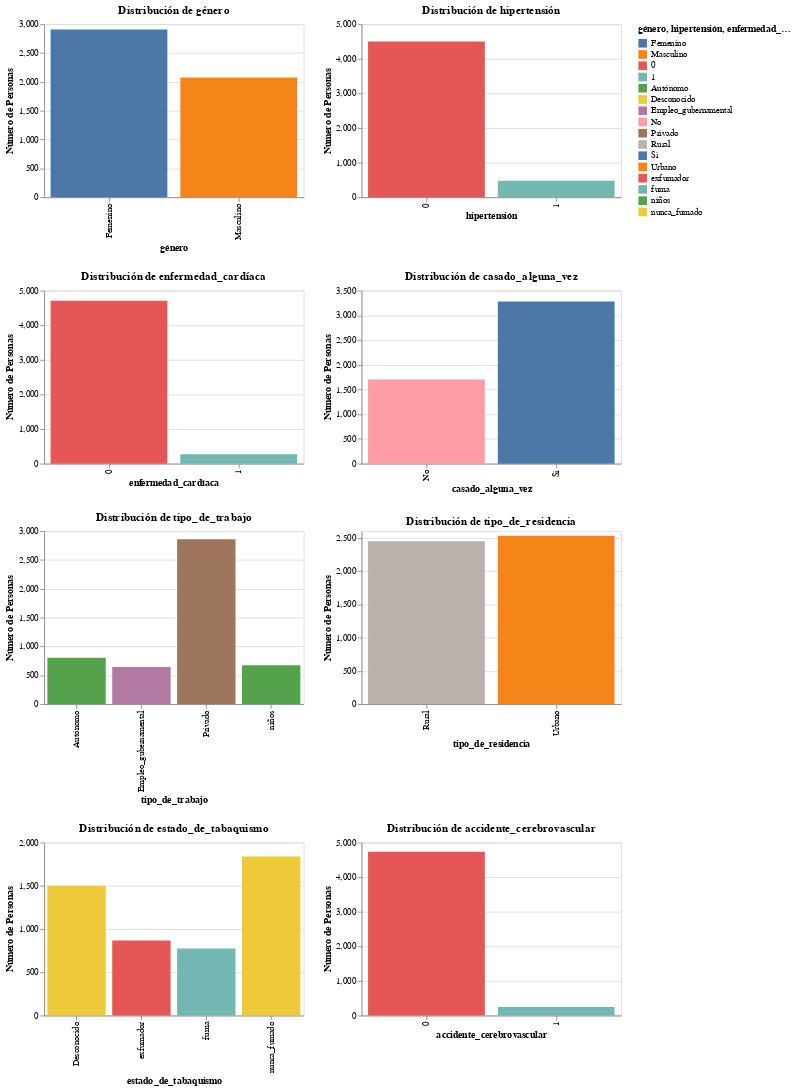

Notebook code for this chart:
### Code cell
# Inicializar una lista vacía para almacenar las filas de gráficos
rows = []

# Lista de columnas categóricas en el DataFrame traducido
categorical_columns_translated = ['género', 'hipertensión', 'enfermedad_cardíaca', 'casado_alguna_vez', 'tipo_de_trabajo', 'tipo_de_residencia', 'estado_de_tabaquismo', 'accidente_cerebrovascular']

# Función para crear un gráfico de barras para una columna categórica
def create_bar_chart(column, data):
    column_count = data[column].value_counts().reset_index()
    column_count.columns = [column, 'Número de Personas']
    
    return alt.Chart(column_count).mark_bar().encode(
        x=alt.X(f"{column}:N", title=column),
        y=alt.Y('Número de Personas:Q'),
        color=alt.Color(f"{column}:N", legend=alt.Legend(title=column))
    ).properties(
        title=f'Distribución de {column}',
        width=300,
        height=200
    )

# Dividir las columnas en grupos de 2 para cada fila
for i in range(0, len(categorical_columns_translated), 2):
    charts = [create_bar_chart(column, stroke_data_translated) for column in categorical_columns_translated[i:i+2]]
    rows.append(alt.hconcat(*charts))

# Concatenar las filas para formar una grilla
grid = alt.vconcat(*rows)

grid

### Figure 1 — Vega-Lite specification as saved in the notebook (floating-point values rounded to 4 significant figures)
{"config": {"view": {"continuousWidth": 300, "continuousHeight": 300}}, "vconcat": [{"hconcat": [{"data": {"name": "data-a243ccfce6d565add5388bfd7881250f"}, "mark": {"type": "bar"}, "encoding": {"color": {"field": "género", "legend": {"title": "género"}, "type": "nominal"}, "x": {"field": "género", "title": "género", "type": "nominal"}, "y": {"field": "Número de Personas", "type": "quantitative"}}, "height": 200, "title": "Distribución de género", "width": 300}, {"data": {"name": "data-21f360f48cce0e0d37189102e1afe981"}, "mark": {"type": "bar"}, "encoding": {"color": {"field": "hipertensión", "legend": {"title": "hipertensión"}, "type": "nominal"}, "x": {"field": "hipertensión", "title": "hipertensión", "type": "nominal"}, "y": {"field": "Número de Personas", "type": "quantitative"}}, "height": 200, "title": "Distribución de hipertensión", "width": 300}]}, {"hconcat": [{"data": {"name": "data-21a58c8773d2c6e71a53312a8e4e0c44"}, "mark": {"type": "bar"}, "encoding": {"color": {"field": "enfermedad_cardíaca", "legend": {"title": "enfermedad_cardíaca"}, "type": "nominal"}, "x": {"field": "enfermedad_cardíaca", "title": "enfermedad_cardíaca", "type": "nominal"}, "y": {"field": "Número de Personas", "type": "quantitative"}}, "height": 200, "title": "Distribución de enfermedad_cardíaca", "width": 300}, {"data": {"name": "data-16dfda2016b7338640abb14e34dc5146"}, "mark": {"type": "bar"}, "encoding": {"color": {"field": "casado_alguna_vez", "legend": {"title": "casado_alguna_vez"}, "type": "nominal"}, "x": {"field": "casado_alguna_vez", "title": "casado_alguna_vez", "type": "nominal"}, "y": {"field": "Número de Personas", "type": "quantitative"}}, "height": 200, "title": "Distribución de casado_alguna_vez", "width": 300}]}, {"hconcat": [{"data": {"name": "data-e0bc9d66d31d268ba6fdde7879ac3aa6"}, "mark": {"type": "bar"}, "encoding": {"color": {"field": "tipo_de_trabajo", "legend": {"title": "tipo_de_trabajo"}, "type": "nominal"}, "x": {"field": "tipo_de_trabajo", "title": "tipo_de_trabajo", "type": "nominal"}, "y": {"field": "Número de Personas", "type": "quantitative"}}, "height": 200, "title": "Distribución de tipo_de_trabajo", "width": 300}, {"data": {"name": "data-7b6e7d4d06fbc68f76edc7326a1900aa"}, "mark": {"type": "bar"}, "encoding": {"color": {"field": "tipo_de_residencia", "legend": {"title": "tipo_de_residencia"}, "type": "nominal"}, "x": {"field": "tipo_de_residencia", "title": "tipo_de_residencia", "type": "nominal"}, "y": {"field": "Número de Personas", "type": "quantitative"}}, "height": 200, "title": "Distribución de tipo_de_residencia", "width": 300}]}, {"hconcat": [{"data": {"name": "data-1d65cbc5267adf319fba400998cd6772"}, "mark": {"type": "bar"}, "encoding": {"color": {"field": "estado_de_tabaquismo", "legend": {"title": "estado_de_tabaquismo"}, "type": "nominal"}, "x": {"field": "estado_de_tabaquismo", "title": "estado_de_tabaquismo", "type": "nominal"}, "y": {"field": "Número de Personas", "type": "quantitative"}}, "height": 200, "title": "Distribución de estado_de_tabaquismo", "width": 300}, {"data": {"name": "data-320afbf350923ed33158acb6893d22f0"}, "mark": {"type": "bar"}, "encoding": {"color": {"field": "accidente_cerebrovascular", "legend": {"title": "accidente_cerebrovascular"}, "type": "nominal"}, "x": {"field": "accidente_cerebrovascular", "title": "accidente_cerebrovascular", "type": "nominal"}, "y": {"field": "Número de Personas", "type": "quantitative"}}, "height": 200, "title": "Distribución de accidente_cerebrovascular", "width": 300}]}], "$schema": "https://vega.github.io/schema/vega-lite/v5.8.0.json", "datasets": {"data-a243ccfce6d565add5388bfd7881250f": [{"género": "Femenino", "Número de Personas": 2907}, {"género": "Masculino", "Número de Personas": 2074}], "data-21f360f48cce0e0d37189102e1afe981": [{"hipertensión": 0, "Número de Personas": 4502}, {"hipertensión": 1, "Número de Personas": 479}], "data-21a58c8773d2c6e71a53312a8e4e0c44": [{"enfermedad_cardíaca": 0, "Número de Personas": 4706}, {"enfermedad_cardíaca": 1, "Número de Personas": 275}], "data-16dfda2016b7338640abb14e34dc5146": [{"casado_alguna_vez": "Sí", "Número de Personas": 3280}, {"casado_alguna_vez": "No", "Número de Personas": 1701}], "data-e0bc9d66d31d268ba6fdde7879ac3aa6": [{"tipo_de_trabajo": "Privado", "Número de Personas": 2860}, {"tipo_de_trabajo": "Autónomo", "Número de Personas": 804}, {"tipo_de_trabajo": "niños", "Número de Personas": 673}, {"tipo_de_trabajo": "Empleo_gubernamental", "Número de Personas": 644}], "data-7b6e7d4d06fbc68f76edc7326a1900aa": [{"tipo_de_residencia": "Urbano", "Número de Personas": 2532}, {"tipo_de_residencia": "Rural", "Número de Personas": 2449}], "data-1d65cbc5267adf319fba400998cd6772": [{"estado_de_tabaquismo": "nunca_fumado", "Número de Personas": 1838}, {"estado_de_tabaquismo": "Desconocido", "Número de Personas": 1500}, {"estado_de_tabaquismo": "exfumador", "Número de Personas": 867}, {"estado_de_tabaquismo": "fuma", "Número de Personas": 776}], "data-320afbf350923ed33158acb6893d22f0": [{"accidente_cerebrovascular": 0, "Número de Personas": 4733}, {"accidente_cerebrovascular": 1, "Número de Personas": 248}]}}
